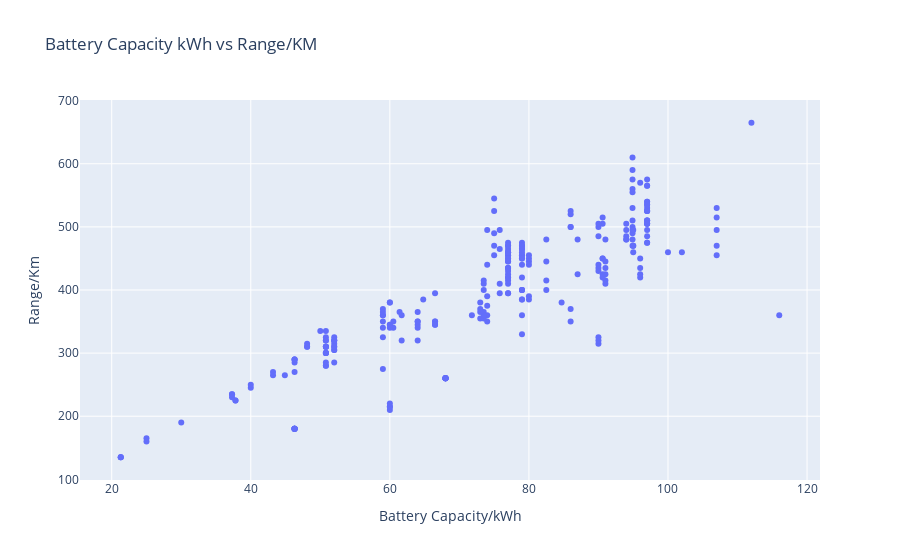

The notebook cell saved with this chart:
### Code cell
chart = px.scatter(vehicle, x='battery_capacity_kWh',y='range_km',title='Battery Capacity kWh vs Range/KM',labels={'range_km':'Range/Km','battery_capacity_kWh':'Battery Capacity/kWh'})
chart.show()

### Figure 1 — Plotly figure (JSON) as saved in the notebook; plotly's stock layout.template omitted (floating-point values rounded to 4 significant figures; data arrays with more than 128 entries replaced by an {"elided": "..."} marker saying what was removed)
{"data": [{"hovertemplate": "Battery Capacity/kWh=%{x}<br>Range/Km=%{y}<extra></extra>", "legendgroup": "", "marker": {"color": "#636efa", "symbol": "circle"}, "mode": "markers", "name": "", "orientation": "v", "showlegend": false, "type": "scatter", "x": {"elided": "264 float values"}, "xaxis": "x", "y": {"elided": "264 int values"}, "yaxis": "y"}], "layout": {"autosize": true, "legend": {"tracegroupgap": 0}, "title": {"text": "Battery Capacity kWh vs Range/KM"}, "xaxis": {"anchor": "y", "autorange": true, "domain": [0, 1], "range": [15.57, 121.7], "title": {"text": "Battery Capacity/kWh"}, "type": "linear"}, "yaxis": {"anchor": "x", "autorange": true, "domain": [0, 1], "range": [91.26, 708.7], "title": {"text": "Range/Km"}, "type": "linear"}}}
